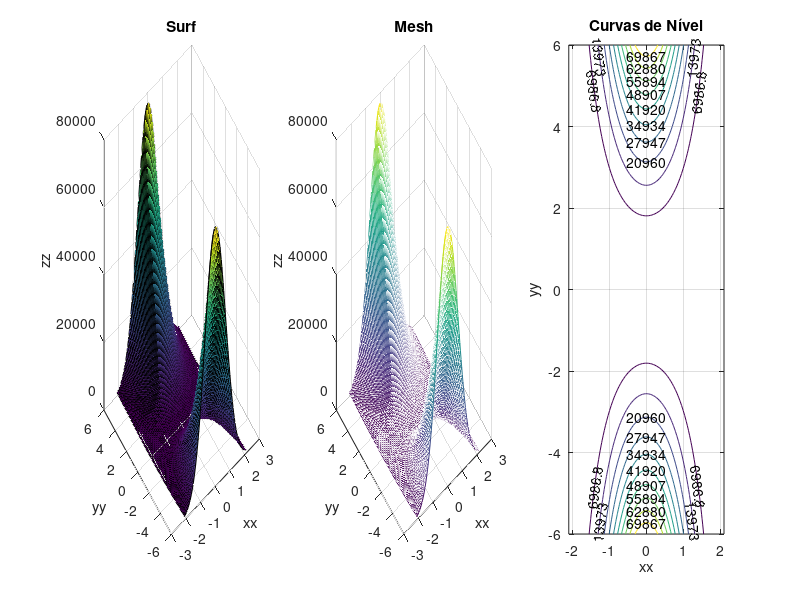

This chart was generated by the following MATLAB code:
%% 2022/23 PL6B
[x, y]=meshgrid(linspace(-10,10,100),linspace(-6,6,100));
z=exp(-x.*y/25).*sin(0.5*x-y);
%% 2021/22 PL5A
[x,y]=meshgrid(linspace(-3,3,100),linspace(-3,3,100));
z=(1-(x.^2+y.^2)).*exp(-(x.^2+y.^2)/3);
%% 2021/22 PL7A
[x,y]=meshgrid(linspace(0,150,1000),linspace(0,150,1000));
z=x.*cos(2*pi*x/50).*cos(2*pi*y/50);
%% 2021/22 PL8A
[x,y]=meshgrid(linspace(-5,5,100),linspace(-5,5,100));
z=abs(x+y).*sin(x/2).*cos(y)./(x-20);
%% 2021/22 PL6A
[x,y]=meshgrid(linspace(-2.1,2.1,100),linspace(-6,6,100));
z=80*y.^2*exp(-x.^2-0.3*y.^2);
%% Construção gráfica
clc; close all; figure;

subplot(1,3,3);
contour(x,y,z,'ShowText', 'on'), title('Curvas de Nível'), xlabel('xx'), ylabel('yy'), grid on;
subplot(1,3,2);
mesh(x,y,z), title('Mesh'), xlabel('xx'), ylabel('yy'), zlabel('zz');
subplot(1,3,1);
surf(x,y,z), title('Surf'), xlabel('xx'), ylabel('yy'), zlabel('zz');